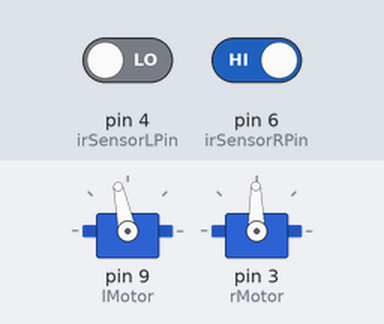
This sketch was run on a simulated Arduino Uno, built with avr-gcc and run on an emulated ATmega328P. On the bench: 2 × servo. The inputs (shaded band) are chosen by the test bench; at power-on: pin 4 (irSensorLPin) LOW, pin 6 (irSensorRPin) HIGH. What the sketch prints to the serial monitor is not drawn.

Above: at 1.2 s.
1.3 s: pin 4 (irSensorLPin) driven HIGH
At 2.1 s:
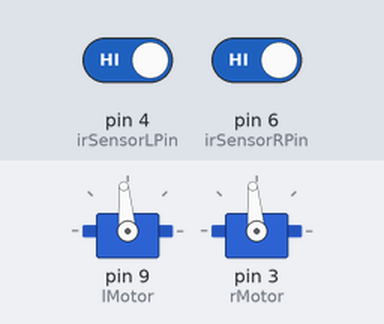
2.8 s: pin 6 (irSensorRPin) driven LOW
At 3.1 s:
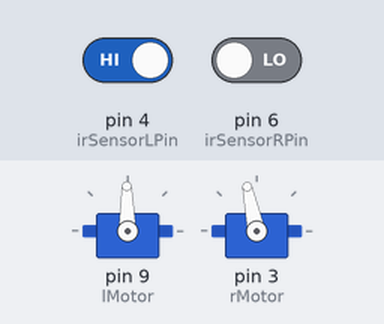
4.3 s: pin 4 (irSensorLPin) driven LOW
At 5.4 s:
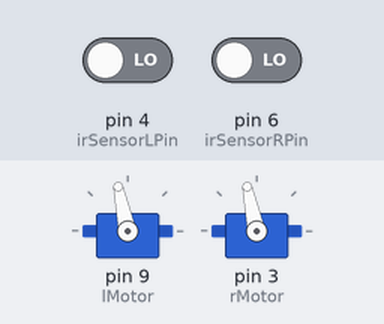
5.8 s: pin 6 (irSensorRPin) driven HIGH
At 6.5 s:
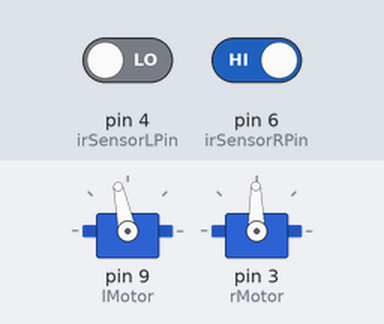
Timing chart, 0 to 8.8 s (numbered marks = the images above; inputs shaded):
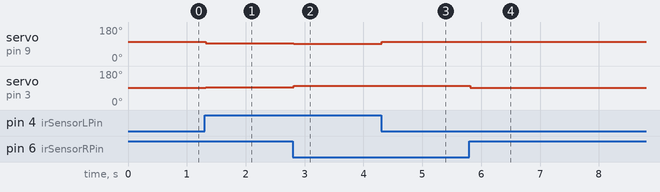

The sketch:

BestBoi.ino
```cpp
/*
 Controlling a servo position using a potentiometer (variable resistor)
 by Michal Rinott <http://people.interaction-ivrea.it/m.rinott>

 modified on 8 Nov 2013
 by Scott Fitzgerald
 http://www.arduino.cc/en/Tutorial/Knob
*/

#include <Servo.h>
// Motor Setup ------------------
Servo lMotor;
Servo rMotor;

// Line Sensors ------------------
const int irSensorLPin = 4;
const int irSensorRPin = 6;
//Initialize values
int sensor1Value = 0;
int sensor2Value = 0;

//int potpin = A0;
//int potpin2 = A4;
//int val;
//int val2;

// Setup ------------------
void setup() {
  lMotor.attach(9);
  rMotor.attach(3);
  pinMode(irSensorLPin, INPUT);
  pinMode(irSensorRPin, INPUT);
  Serial.begin(9600);
}

// void loop() {
//   val = analogRead(potpin);
//   val2 = analogRead(potpin2);           // reads the value of the potentiometer (value between 0 and 1023)
//   val = map(val, 0, 1023, 1000, 2000);
//   val2 = map(val2, 0, 1023, 1000, 2000);     // scale it for use with the servo (value between 0 and 180)
//   myservo1.writeMicroseconds(val2);                  // sets the servo position according to the scaled value
//   myservo2.writeMicroseconds(val);
//   Serial.print(val);
//   Serial.print("\t val2 = ");
//   Serial.println(val2);                 // sets the servo position according to the scaled value
//   delay(15);                           // waits for the servo to get there
// }

void loop() {
  int RS = digitalRead(irSensorRPin);
  int LS = digitalRead(irSensorLPin);

  Serial.print("LS: ");
  Serial.print(LS);
  Serial.print(" RS: ");
  Serial.print(RS);

  if ((RS == 0) && (LS == 0)) { forward(); }
  if ((RS == 1) && (LS == 0)) { turnRight(); }
  if ((RS == 0) && (LS == 1)) { turnLeft(); }
  if ((RS == 1) && (LS == 1)) { Stop(); }

  // delay(15);
}


// Motor constants.
#define SERVO_STOP 1520
// Temporarily gate range to safer numbers:
#define SERVO_FULL_REVERSE 1480  // 1000
#define SERVO_REVERSE_RANGE -520
#define SERVO_FULL_FORWARD 1600  // 2000
#define SERVO_FORWARD_RANGE 480

void forward() {  //forward
  lMotor.writeMicroseconds(SERVO_FULL_FORWARD);
  rMotor.writeMicroseconds(SERVO_FULL_FORWARD);
}

void turnRight() {  //turnRight
  lMotor.writeMicroseconds(SERVO_FULL_FORWARD);
  rMotor.writeMicroseconds(SERVO_FULL_REVERSE);
}

void turnLeft() {  //turnLeft
  lMotor.writeMicroseconds(SERVO_FULL_REVERSE);
  rMotor.writeMicroseconds(SERVO_FULL_FORWARD);
}

void Stop() {
  // Loop in a circle?
  lMotor.writeMicroseconds(SERVO_STOP);
  rMotor.writeMicroseconds(SERVO_STOP);
}
```

Measured:
- after the input at 1.3 s, servo on pin 9 (lMotor): 102° → 95° at once; servo on pin 3 (rMotor): 91° → 95° at once
- after the input at 2.8 s, servo on pin 9 (lMotor): 95° → 91° at once; servo on pin 3 (rMotor): 95° → 102° at once
- after the input at 4.3 s, servo on pin 9 (lMotor): 91° → 102° at once
- after the input at 5.8 s, servo on pin 3 (rMotor): 102° → 91° at once
